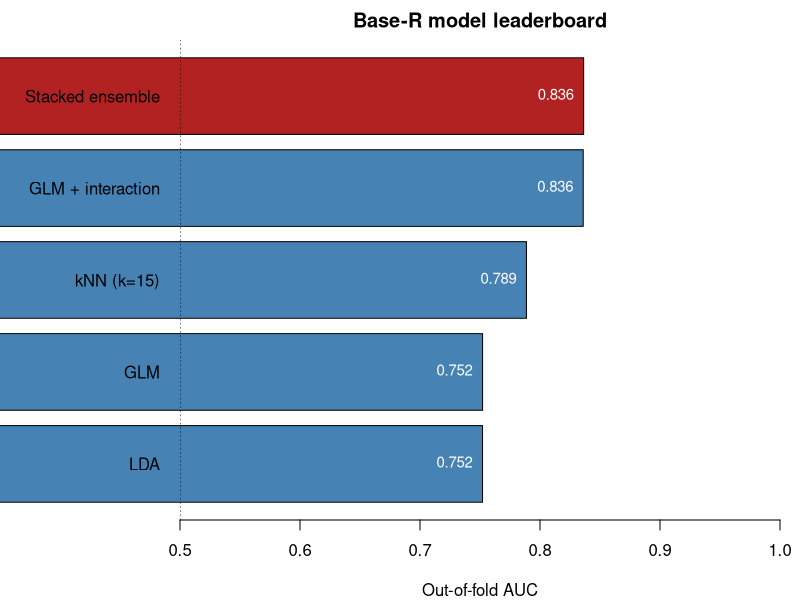

Source code (R):
## ---- chunk 1
knitr::opts_chunk$set(echo = TRUE, message = FALSE, warning = FALSE)
## ---- chunk 2
.libPaths(c("C:/Users/miken/R/library-4.4", .libPaths()))
suppressPackageStartupMessages({
  library(MASS)
  library(class)
  library(knitr)
})
set.seed(1)

# Simulate: two classes with a nonlinear boundary plus noise predictors.
n  <- 1200
x1 <- rnorm(n); x2 <- rnorm(n)
x3 <- rnorm(n); x4 <- rnorm(n)              # pure noise
lin <- 1.2 * x1 - 0.8 * x2 + 1.5 * x1 * x2  # interaction => nonlinear boundary
p   <- 1 / (1 + exp(-lin))
y   <- factor(rbinom(n, 1, p), levels = c(0, 1))
dat <- data.frame(y, x1, x2, x3, x4)

K <- 5
folds <- sample(rep(1:K, length.out = n))

# Generic K-fold harness: returns out-of-fold predicted probabilities of class 1.
oof_prob <- function(fit_predict) {
  oof <- numeric(n)
  for (k in 1:K) {
    tr <- which(folds != k); te <- which(folds == k)
    oof[te] <- fit_predict(dat[tr, , drop = FALSE], dat[te, , drop = FALSE])
  }
  oof
}

# Model family 1: logistic regression (the GLM analogue).
p_glm <- oof_prob(function(tr, te) {
  m <- glm(y ~ x1 + x2 + x3 + x4, data = tr, family = binomial)
  predict(m, te, type = "response")
})

# Model family 2: logistic regression with the true interaction term.
p_glmx <- oof_prob(function(tr, te) {
  m <- glm(y ~ x1 * x2 + x3 + x4, data = tr, family = binomial)
  predict(m, te, type = "response")
})

# Model family 3: linear discriminant analysis.
p_lda <- oof_prob(function(tr, te) {
  m <- lda(y ~ x1 + x2 + x3 + x4, data = tr)
  predict(m, te)$posterior[, "1"]
})

# Model family 4: k-nearest neighbours (k = 15), probability of class 1.
p_knn <- oof_prob(function(tr, te) {
  cl <- knn(tr[, c("x1","x2","x3","x4")], te[, c("x1","x2","x3","x4")],
            cl = tr$y, k = 15, prob = TRUE)
  pr <- attr(cl, "prob")                       # prob of the winning class
  ifelse(cl == "1", pr, 1 - pr)                # convert to prob of class 1
})

# Stacked ensemble: metalearner is a logistic regression on out-of-fold preds.
truth  <- as.integer(dat$y) - 1L
meta   <- glm(truth ~ p_glm + p_glmx + p_lda + p_knn, family = binomial)
p_stack <- predict(meta, type = "response")

# Score each model by out-of-fold accuracy, AUC, and log-loss.
acc <- function(pp) mean((pp > 0.5) == (truth == 1))
auc <- function(pp) {                          # Mann-Whitney form of AUC
  pos <- pp[truth == 1]; neg <- pp[truth == 0]
  mean(outer(pos, neg, ">") + 0.5 * outer(pos, neg, "==")) }
logloss <- function(pp) {
  pp <- pmin(pmax(pp, 1e-12), 1 - 1e-12)
  -mean(truth * log(pp) + (1 - truth) * log(1 - pp)) }

leaderboard <- data.frame(
  model    = c("GLM", "GLM + interaction", "LDA", "kNN (k=15)", "Stacked ensemble"),
  accuracy = c(acc(p_glm), acc(p_glmx), acc(p_lda), acc(p_knn), acc(p_stack)),
  auc      = c(auc(p_glm), auc(p_glmx), auc(p_lda), auc(p_knn), auc(p_stack)),
  logloss  = c(logloss(p_glm), logloss(p_glmx), logloss(p_lda),
               logloss(p_knn), logloss(p_stack))
)
leaderboard <- leaderboard[order(-leaderboard$auc), ]
rownames(leaderboard) <- NULL
kable(leaderboard, digits = 4,
      col.names = c("Model", "Accuracy", "AUC", "Log-loss"),
      caption = "Base-R leaderboard ranking four model families and their stacked ensemble by out-of-fold accuracy, AUC, and log-loss on the simulated binary classification problem.")
## ---- chunk 3
lb <- leaderboard[order(leaderboard$auc), ]   # ascending for a horizontal bar plot
par(mar = c(4, 9, 2, 1))
cols <- ifelse(lb$model == "Stacked ensemble", "firebrick", "steelblue")
bp <- barplot(lb$auc, horiz = TRUE, names.arg = lb$model, las = 1,
              col = cols, xlim = c(0.5, 1), xlab = "Out-of-fold AUC",
              main = "Base-R model leaderboard")
text(lb$auc, bp, labels = sprintf("%.3f", lb$auc), pos = 2, col = "white", cex = 0.9)
abline(v = 0.5, lty = 3)   # AUC of a random classifier
